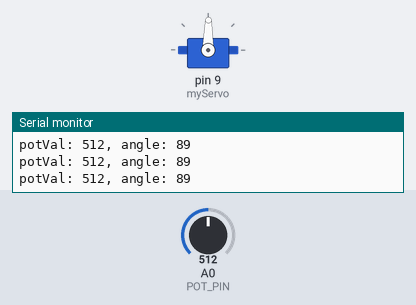
The sketch below on a simulated Arduino Uno, built with avr-gcc and run on an emulated ATmega328P. On the bench: servo, the last lines printed to the serial monitor. The inputs (shaded band) are chosen by the test bench; at power-on: A0 (POT_PIN) = 512.

Above: at 1.2 s.
1.3 s: A0 (POT_PIN) set to 716
At 2.5 s:
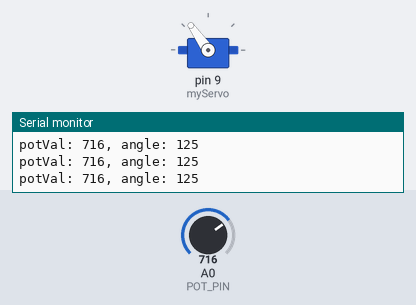
2.8 s: A0 (POT_PIN) set to 900
At 4.0 s:
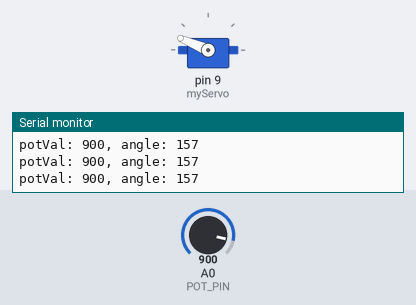
4.3 s: A0 (POT_PIN) set to 1023
At 5.5 s:
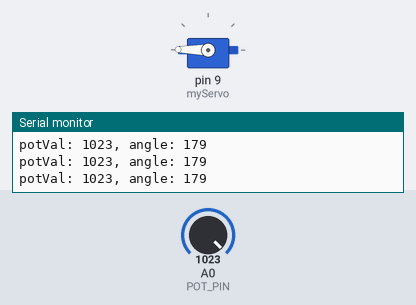
5.8 s: A0 (POT_PIN) set to 306
At 7.0 s:
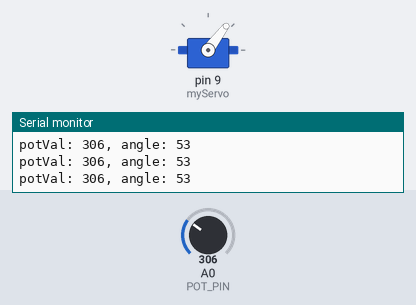
7.3 s: A0 (POT_PIN) set to 122
At 8.5 s:
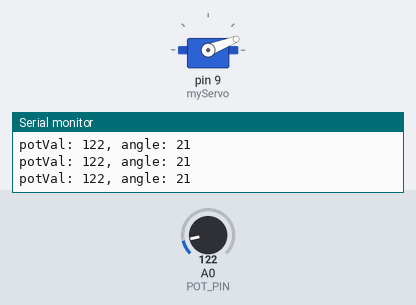
8.8 s: A0 (POT_PIN) set to 511
At 10.2 s:
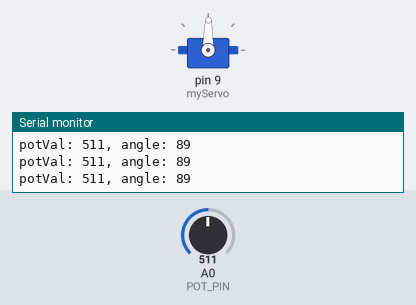
Timing chart, 0 to 11.3 s (numbered marks = the images above; inputs shaded):
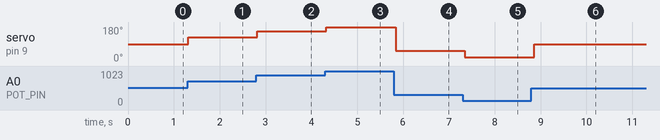

The sketch:

moodcue.ino
```cpp
#include <Servo.h>

Servo myServo;

const int POT_PIN = A0;
int potVal;
int angle;

void setup() {
  myServo.attach(9);

  Serial.begin(9600);
}

void loop() {
  potVal = analogRead(POT_PIN);
  Serial.print("potVal: ");
  Serial.print(potVal);

  angle = map(potVal, 0, 1023, 0, 179);
  Serial.print(", angle: ");
  Serial.println(angle);

  myServo.write(angle);
  delay(100);
}
```

Measured:
- after the input at 1.3 s, servo on pin 9 (myServo): 89° → 125° at once
- after the input at 2.8 s, servo on pin 9 (myServo): 125° → 157° at once
- after the input at 4.3 s, servo on pin 9 (myServo): 157° → 179° at once
- after the input at 5.8 s, servo on pin 9 (myServo): 179° → 53° at once
- after the input at 7.3 s, servo on pin 9 (myServo): 53° → 21° after 0.05 s
- after the input at 8.8 s, servo on pin 9 (myServo): 21° → 89° after 0.06 s
